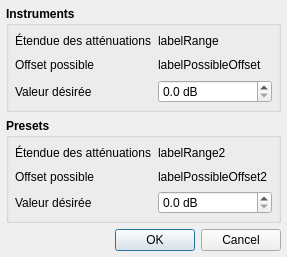
<?xml version="1.0" encoding="UTF-8"?>
<ui version="4.0">
 <class>DialogAttenuation</class>
 <widget class="QDialog" name="DialogAttenuation">
  <property name="windowModality">
   <enum>Qt::ApplicationModal</enum>
  </property>
  <property name="geometry">
   <rect>
    <x>0</x>
    <y>0</y>
    <width>287</width>
    <height>257</height>
   </rect>
  </property>
  <property name="windowTitle">
   <string>Atténuations</string>
  </property>
  <property name="windowIcon">
   <iconset resource="../ressources.qrc">
    <normaloff>:/icones/icon</normaloff>:/icones/icon</iconset>
  </property>
  <layout class="QGridLayout" name="gridLayout">
   <property name="leftMargin">
    <number>6</number>
   </property>
   <property name="topMargin">
    <number>6</number>
   </property>
   <property name="rightMargin">
    <number>6</number>
   </property>
   <property name="bottomMargin">
    <number>6</number>
   </property>
   <item row="0" column="0">
    <widget class="QGroupBox" name="groupBox">
     <property name="font">
      <font>
       <weight>75</weight>
       <bold>true</bold>
      </font>
     </property>
     <property name="title">
      <string>Instruments</string>
     </property>
     <layout class="QGridLayout" name="gridLayout_2">
      <property name="leftMargin">
       <number>6</number>
      </property>
      <property name="topMargin">
       <number>6</number>
      </property>
      <property name="rightMargin">
       <number>6</number>
      </property>
      <property name="bottomMargin">
       <number>6</number>
      </property>
      <item row="1" column="1">
       <widget class="QLabel" name="labelPossibleOffset">
        <property name="font">
         <font>
          <weight>50</weight>
          <bold>false</bold>
         </font>
        </property>
        <property name="text">
         <string notr="true">labelPossibleOffset</string>
        </property>
       </widget>
      </item>
      <item row="1" column="0">
       <widget class="QLabel" name="label_4">
        <property name="font">
         <font>
          <weight>50</weight>
          <bold>false</bold>
         </font>
        </property>
        <property name="text">
         <string>Offset possible</string>
        </property>
       </widget>
      </item>
      <item row="0" column="0">
       <widget class="QLabel" name="label">
        <property name="font">
         <font>
          <weight>50</weight>
          <bold>false</bold>
         </font>
        </property>
        <property name="text">
         <string>Étendue des atténuations</string>
        </property>
       </widget>
      </item>
      <item row="0" column="1">
       <widget class="QLabel" name="labelRange">
        <property name="font">
         <font>
          <weight>50</weight>
          <bold>false</bold>
         </font>
        </property>
        <property name="text">
         <string notr="true">labelRange</string>
        </property>
       </widget>
      </item>
      <item row="2" column="1">
       <widget class="QDoubleSpinBox" name="doubleSpinValue">
        <property name="font">
         <font>
          <weight>50</weight>
          <bold>false</bold>
         </font>
        </property>
        <property name="suffix">
         <string> dB</string>
        </property>
        <property name="decimals">
         <number>1</number>
        </property>
       </widget>
      </item>
      <item row="2" column="0">
       <widget class="QLabel" name="label_2">
        <property name="font">
         <font>
          <weight>50</weight>
          <bold>false</bold>
         </font>
        </property>
        <property name="text">
         <string>Valeur désirée</string>
        </property>
       </widget>
      </item>
     </layout>
    </widget>
   </item>
   <item row="1" column="0">
    <widget class="QGroupBox" name="groupBox2">
     <property name="font">
      <font>
       <weight>75</weight>
       <bold>true</bold>
      </font>
     </property>
     <property name="title">
      <string>Presets</string>
     </property>
     <layout class="QGridLayout" name="gridLayout_3">
      <property name="leftMargin">
       <number>6</number>
      </property>
      <property name="topMargin">
       <number>6</number>
      </property>
      <property name="rightMargin">
       <number>6</number>
      </property>
      <property name="bottomMargin">
       <number>6</number>
      </property>
      <item row="2" column="0">
       <widget class="QLabel" name="label_6">
        <property name="font">
         <font>
          <weight>50</weight>
          <bold>false</bold>
         </font>
        </property>
        <property name="text">
         <string>Valeur désirée</string>
        </property>
       </widget>
      </item>
      <item row="0" column="0">
       <widget class="QLabel" name="label_3">
        <property name="font">
         <font>
          <weight>50</weight>
          <bold>false</bold>
         </font>
        </property>
        <property name="text">
         <string>Étendue des atténuations</string>
        </property>
       </widget>
      </item>
      <item row="1" column="0">
       <widget class="QLabel" name="label_5">
        <property name="font">
         <font>
          <weight>50</weight>
          <bold>false</bold>
         </font>
        </property>
        <property name="text">
         <string>Offset possible</string>
        </property>
       </widget>
      </item>
      <item row="0" column="1">
       <widget class="QLabel" name="labelRange2">
        <property name="font">
         <font>
          <weight>50</weight>
          <bold>false</bold>
         </font>
        </property>
        <property name="text">
         <string notr="true">labelRange2</string>
        </property>
       </widget>
      </item>
      <item row="1" column="1">
       <widget class="QLabel" name="labelPossibleOffset2">
        <property name="font">
         <font>
          <weight>50</weight>
          <bold>false</bold>
         </font>
        </property>
        <property name="text">
         <string notr="true">labelPossibleOffset2</string>
        </property>
       </widget>
      </item>
      <item row="2" column="1">
       <widget class="QDoubleSpinBox" name="doubleSpinValue2">
        <property name="font">
         <font>
          <weight>50</weight>
          <bold>false</bold>
         </font>
        </property>
        <property name="suffix">
         <string> dB</string>
        </property>
        <property name="decimals">
         <number>1</number>
        </property>
       </widget>
      </item>
     </layout>
    </widget>
   </item>
   <item row="5" column="0">
    <widget class="QDialogButtonBox" name="buttonBox">
     <property name="orientation">
      <enum>Qt::Horizontal</enum>
     </property>
     <property name="standardButtons">
      <set>QDialogButtonBox::Cancel|QDialogButtonBox::Ok</set>
     </property>
    </widget>
   </item>
  </layout>
 </widget>
 <resources>
  <include location="../ressources.qrc"/>
 </resources>
 <connections>
  <connection>
   <sender>buttonBox</sender>
   <signal>accepted()</signal>
   <receiver>DialogAttenuation</receiver>
   <slot>accept()</slot>
   <hints>
    <hint type="sourcelabel">
     <x>132</x>
     <y>108</y>
    </hint>
    <hint type="destinationlabel">
     <x>132</x>
     <y>65</y>
    </hint>
   </hints>
  </connection>
  <connection>
   <sender>buttonBox</sender>
   <signal>rejected()</signal>
   <receiver>DialogAttenuation</receiver>
   <slot>reject()</slot>
   <hints>
    <hint type="sourcelabel">
     <x>132</x>
     <y>108</y>
    </hint>
    <hint type="destinationlabel">
     <x>132</x>
     <y>65</y>
    </hint>
   </hints>
  </connection>
 </connections>
</ui>
